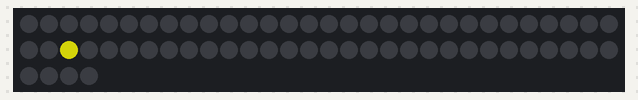
A sketch run on a simulated Arduino Uno, built with avr-gcc and run on an emulated ATmega328P. Shown: 64 RGB LEDs in strip order, left to right, continuing on the next row. Dim RGB values are drawn brighter than linear.

Above: at 0.15 s.
At 9.85 s:
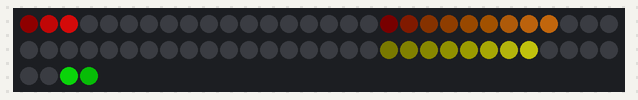
At 19.92 s:
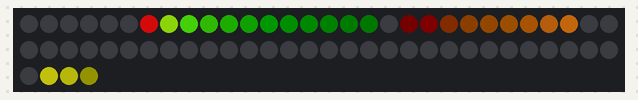
At 20.83 s:
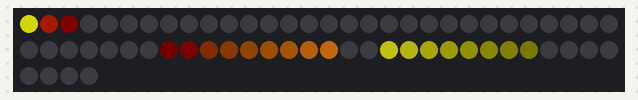
At 30.27 s:
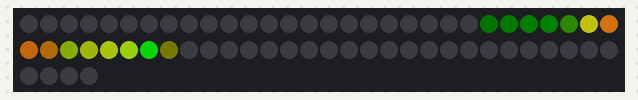
At 39.72 s:
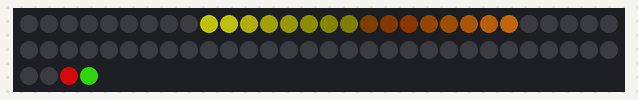

The sketch:

Wizard.ino
```cpp
#include "FastLED.h"
#define DATA_PIN   8
#define NUM_LEDS   64

CRGB leds[NUM_LEDS];

uint8_t gHueDots = 0;
#define ARRAY_SIZE(A) (sizeof(A) / sizeof((A)[0]))

void setup(){
 Serial.begin(115200);
 FastLED.addLeds<WS2812B, DATA_PIN, GRB>(leds, NUM_LEDS).setCorrection(TypicalLEDStrip);
 FastLED.setBrightness(128);
 FastLED.clear();
}

void loop(){

  Wizard_A();

 // Wizard_B();

 // Wizard_C();


}

void Wizard_A(){
  // four colored dots, weaving in and out of sync with each other
  fadeToBlackBy( leds, NUM_LEDS, 20);
  byte dothue = 0;
  for( int i = 0; i < 4; i++) {
    leds[beatsin16( i+5, 0, NUM_LEDS-1 )] |= CHSV(dothue, 200, 255);
    dothue += 32;
  }
  FastLED.show();
  FastLED.delay(8);
  EVERY_N_MILLISECONDS( 20 ) { gHueDots++; }
}

void Wizard_B(){
  // four colored dots, weaving in and out of sync with each other
  fadeToBlackBy( leds, NUM_LEDS, 20);
  byte dothue = 0;
  for( int i = 0; i < 8; i++) {
    leds[beatsin16( i+5, 0, NUM_LEDS-1 )] |= CHSV(dothue, 200, 255);
    dothue += 32;
  }
  FastLED.show();
  FastLED.delay(8);
  EVERY_N_MILLISECONDS( 20 ) { gHueDots++; }
}


void Wizard_C(){
  // four colored dots, weaving in and out of sync with each other
  fadeToBlackBy( leds, NUM_LEDS, 20);
  byte dothue = 0;
  for( int i = 0; i < 12; i++) {
    leds[beatsin16( i+5, 0, NUM_LEDS-1 )] |= CHSV(dothue, 200, 255);
    dothue += 16;
  }
  FastLED.show();
  FastLED.delay(8);
  EVERY_N_MILLISECONDS( 20 ) { gHueDots++; }
}
```
